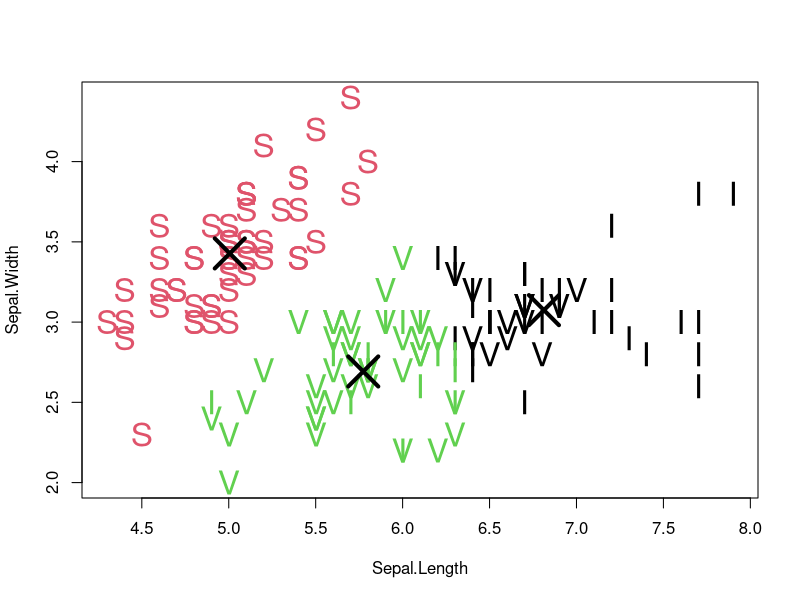
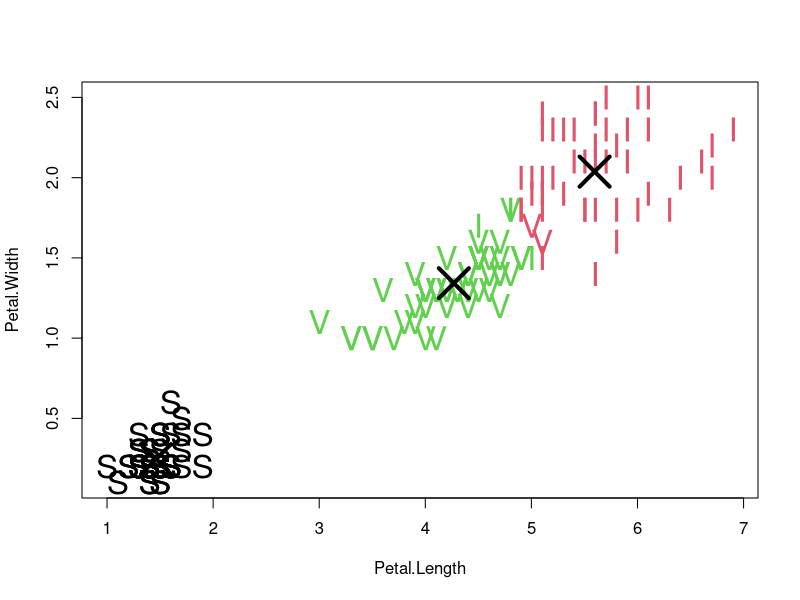

Recreate these plots in R, in order.
## ---- chunk 1
knitr::opts_chunk$set(echo = TRUE)
## ---- chunk 2
  head(iris)
  
## ---- chunk 3
  dataset <- iris
  dataset$SpeciesChar <- ifelse(dataset$Species == 'setosa', 'S', ifelse(dataset$Species == 'versicolor', 'V', 'I'))
  
## ---- chunk 4
  # Combine the Sepal variables into a new data frame
  selectedData1 <- dataset[, c('Sepal.Length', 'Sepal.Width')]

  # Combine the Petal variables into a new data frame
  selectedData2 <- dataset[, c('Petal.Length', 'Petal.Width')]

  # Execute the kmeans function with Sepal values
  clusters1 <- kmeans(selectedData1, 3)
  
  # Execute the kmeans function with Petal values
  clusters2 <- kmeans(selectedData2, 3)
  
  # Sepal Chart
    plot(selectedData1,
         col = clusters1$cluster,
         pch = as.character(dataset$SpeciesChar), 
         cex = 2)
    points(clusters1$centers, pch = 4, cex = 4, lwd = 4)

  
  # Petal Chart
    plot(selectedData2,
         col = clusters2$cluster,
         pch = as.character(dataset$SpeciesChar), 
         cex = 2)
    points(clusters2$centers, pch = 4, cex = 4, lwd = 4)
  
